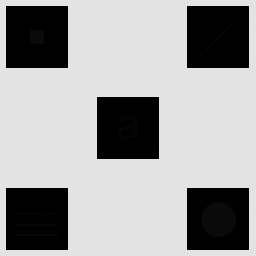
#> input picture Imagen_con_detalles_escondidos.tif, 256 x 256 px
$ python ej1.py
#> lines starting #> are read from the running program, lines starting #| are printed output that depends on the picture
import cv2
import numpy as np
import matplotlib.pyplot as plt

def ecualizacion_local(img, M, N):
    """
    Ecualización local de histograma
    img : imagen en escala de grises
    M, N : dimensiones de la ventana
    """

    # Padding para los bordes
    pad_M, pad_N = M // 2, N // 2
    img_padded = cv2.copyMakeBorder(img,pad_M, pad_M, pad_N, pad_N, borderType=cv2.BORDER_REPLICATE)

    # Imagen de salida
    salida = np.zeros_like(img)

    # Recorrer la imagen pixel a pixel
    for i in range(img.shape[0]):
        for j in range(img.shape[1]):
            # Extraer ventana
            ventana = img_padded[i:i+M, j:j+N]

            # Ecualización de la ventana.
            ventana_ecualizada = cv2.equalizeHist(ventana)

            # El píxel central de la ventana ecualizada es nuestro nuevo valor
            salida[i,j] = ventana_ecualizada[pad_M, pad_N]

    return salida

# Cargar imagen en escala de grises
img = cv2.imread("Imagen_con_detalles_escondidos.tif", cv2.IMREAD_GRAYSCALE)
#> img is the input picture: shape (256, 256); min 0, max 228, mean 160.7

# Aplicar con distintas ventanas
res_3x3 = ecualizacion_local(img, 3, 3)
#> after the loop in ecualizacion_local, `for i in range(img.shape[0]):`:
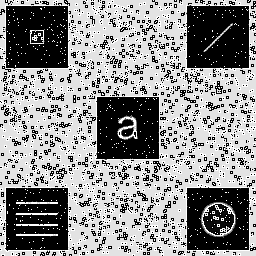
#> salida: shape (256, 256); min 0, max 255, mean 142.1
res_20x20 = ecualizacion_local(img, 20, 20)
#> call 2 of ecualizacion_local, with M = 20, N = 20
#> in ecualizacion_local (call 2), `img_padded = cv2.copyMakeBorder(img,pad_M, pad_M, pad_N, pad_N, border..`:
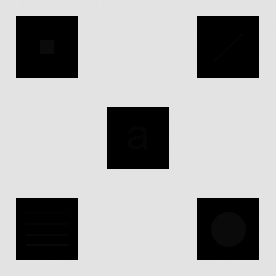
#> img_padded: shape (276, 276); min 0, max 228, mean 169.9
#> after the loop in ecualizacion_local (call 2), `for i in range(img.shape[0]):`:
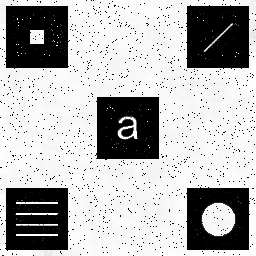
#> salida: shape (256, 256); min 0, max 255, mean 177.8
#> after the loop in ecualizacion_local (call 2), `for i in range(img.shape[0]):`:
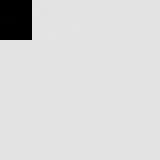
#> ventana: shape (20, 20) (shown 8 times larger); min 0, max 228, mean 215.7
res_200x200 = ecualizacion_local(img, 200, 200)
#> call 3 of ecualizacion_local, with M = 200, N = 200
#> in ecualizacion_local (call 3), `img_padded = cv2.copyMakeBorder(img,pad_M, pad_M, pad_N, pad_N, border..`:
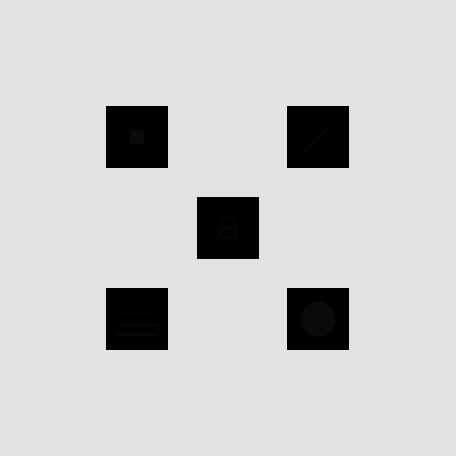
#> img_padded: shape (456, 456); min 0, max 228, mean 206.1
#> after the loop in ecualizacion_local (call 3), `for i in range(img.shape[0]):`:
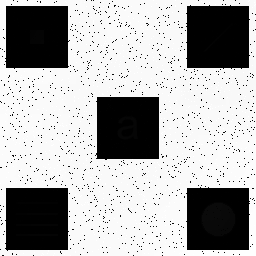
#> salida: shape (256, 256); min 0, max 255, mean 172.5
#> after the loop in ecualizacion_local (call 3), `for i in range(img.shape[0]):`:
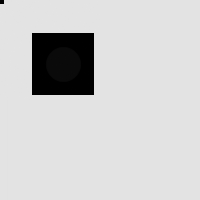
#> ventana: shape (200, 200); min 0, max 228, mean 205.3

# Mostrar resultados (como en el apunte)
plt.figure(figsize=(12,8))
plt.subplot(2,2,1), plt.imshow(img, cmap='gray'), plt.title("Original")
plt.subplot(2,2,2), plt.imshow(res_3x3, cmap='gray'), plt.title("Ventana 3x3")
plt.subplot(2,2,3), plt.imshow(res_20x20, cmap='gray'), plt.title("Ventana 20x20")
plt.subplot(2,2,4), plt.imshow(res_200x200, cmap='gray'), plt.title("Ventana 200x200")
plt.show()
